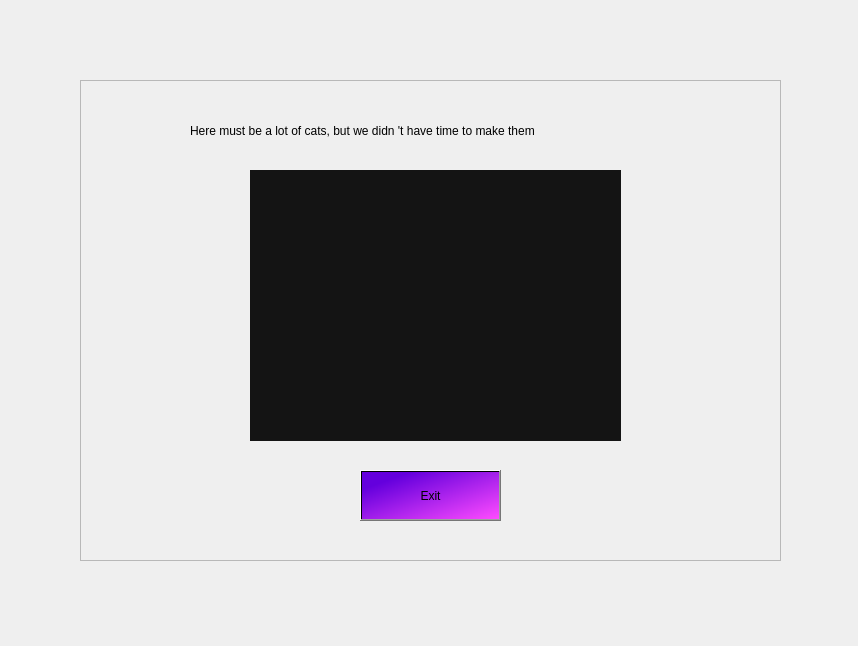
<?xml version="1.0" encoding="UTF-8"?>
<ui version="4.0">
 <class>catform</class>
 <widget class="QDialog" name="catform">
  <property name="geometry">
   <rect>
    <x>0</x>
    <y>0</y>
    <width>858</width>
    <height>646</height>
   </rect>
  </property>
  <property name="windowTitle">
   <string>Dialog</string>
  </property>
  <widget class="QFrame" name="catFrame">
   <property name="geometry">
    <rect>
     <x>80</x>
     <y>80</y>
     <width>701</width>
     <height>481</height>
    </rect>
   </property>
   <property name="frameShape">
    <enum>QFrame::StyledPanel</enum>
   </property>
   <property name="frameShadow">
    <enum>QFrame::Raised</enum>
   </property>
   <widget class="QLabel" name="image">
    <property name="geometry">
     <rect>
      <x>170</x>
      <y>90</y>
      <width>371</width>
      <height>271</height>
     </rect>
    </property>
    <property name="styleSheet">
     <string notr="true">background-color: rgb(20 ,20, 20);</string>
    </property>
    <property name="text">
     <string/>
    </property>
   </widget>
   <widget class="QLabel" name="sorryLabel">
    <property name="geometry">
     <rect>
      <x>110</x>
      <y>20</y>
      <width>501</width>
      <height>61</height>
     </rect>
    </property>
    <property name="text">
     <string>Here must be a lot of cats, but we didn 't have time to make them</string>
    </property>
   </widget>
   <widget class="QPushButton" name="pushButton">
    <property name="geometry">
     <rect>
      <x>280</x>
      <y>390</y>
      <width>141</width>
      <height>51</height>
     </rect>
    </property>
    <property name="styleSheet">
     <string notr="true">background-color: qlineargradient(spread:pad, x1:0.159204, y1:0.205, x2:1, y2:1, stop:0 rgba(100, 0, 221, 255), stop:1 rgba(255, 76, 255, 255));</string>
    </property>
    <property name="text">
     <string>Exit</string>
    </property>
   </widget>
  </widget>
 </widget>
 <resources/>
 <connections/>
</ui>
